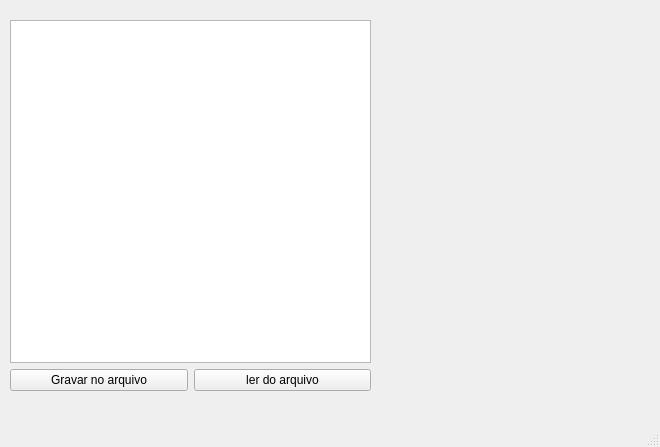
<?xml version="1.0" encoding="UTF-8"?>
<ui version="4.0">
 <class>MainWindow</class>
 <widget class="QMainWindow" name="MainWindow">
  <property name="geometry">
   <rect>
    <x>0</x>
    <y>0</y>
    <width>660</width>
    <height>447</height>
   </rect>
  </property>
  <property name="windowTitle">
   <string>MainWindow</string>
  </property>
  <property name="animated">
   <bool>false</bool>
  </property>
  <widget class="QWidget" name="centralwidget">
   <widget class="QLabel" name="label">
    <property name="geometry">
     <rect>
      <x>380</x>
      <y>20</y>
      <width>251</width>
      <height>321</height>
     </rect>
    </property>
    <property name="text">
     <string/>
    </property>
    <property name="pixmap">
     <pixmap resource="icones.qrc">:/icon/icones/product_document_file_1512.ico</pixmap>
    </property>
    <property name="scaledContents">
     <bool>true</bool>
    </property>
   </widget>
   <widget class="QWidget" name="">
    <property name="geometry">
     <rect>
      <x>10</x>
      <y>20</y>
      <width>361</width>
      <height>371</height>
     </rect>
    </property>
    <layout class="QVBoxLayout" name="verticalLayout">
     <item>
      <widget class="QPlainTextEdit" name="plainTextEdit"/>
     </item>
     <item>
      <layout class="QHBoxLayout" name="horizontalLayout">
       <item>
        <widget class="QPushButton" name="bnt_gravar">
         <property name="text">
          <string>Gravar no arquivo</string>
         </property>
         <property name="icon">
          <iconset resource="icones.qrc">
           <normaloff>:/icon/icones/product_document_file_1512.ico</normaloff>:/icon/icones/product_document_file_1512.ico</iconset>
         </property>
        </widget>
       </item>
       <item>
        <widget class="QPushButton" name="bnt_ler">
         <property name="text">
          <string>ler do arquivo</string>
         </property>
        </widget>
       </item>
      </layout>
     </item>
    </layout>
   </widget>
  </widget>
  <widget class="QMenuBar" name="menubar">
   <property name="geometry">
    <rect>
     <x>0</x>
     <y>0</y>
     <width>660</width>
     <height>22</height>
    </rect>
   </property>
  </widget>
  <widget class="QStatusBar" name="statusbar"/>
 </widget>
 <resources>
  <include location="icones.qrc"/>
 </resources>
 <connections/>
</ui>
